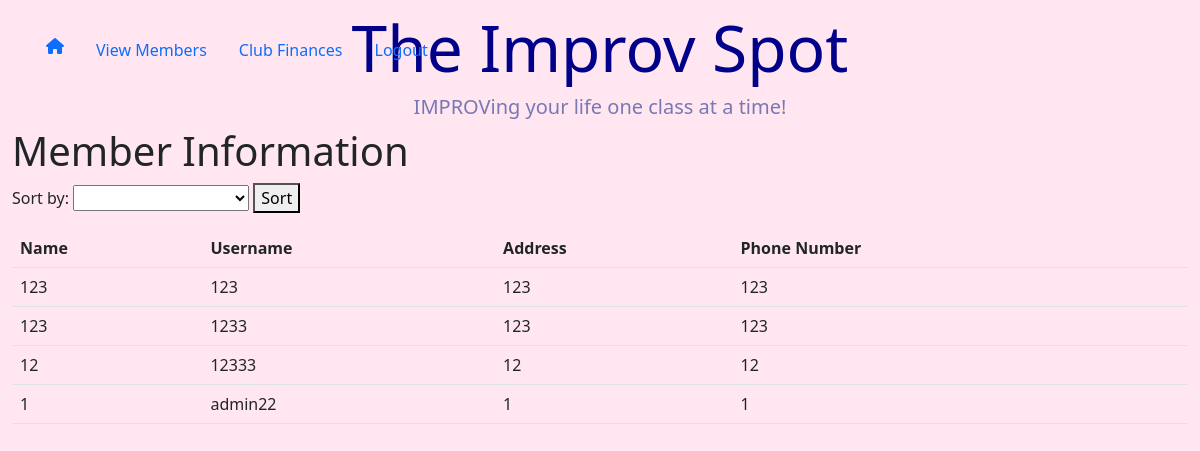
/test, run on an earlier commit of the app's database.
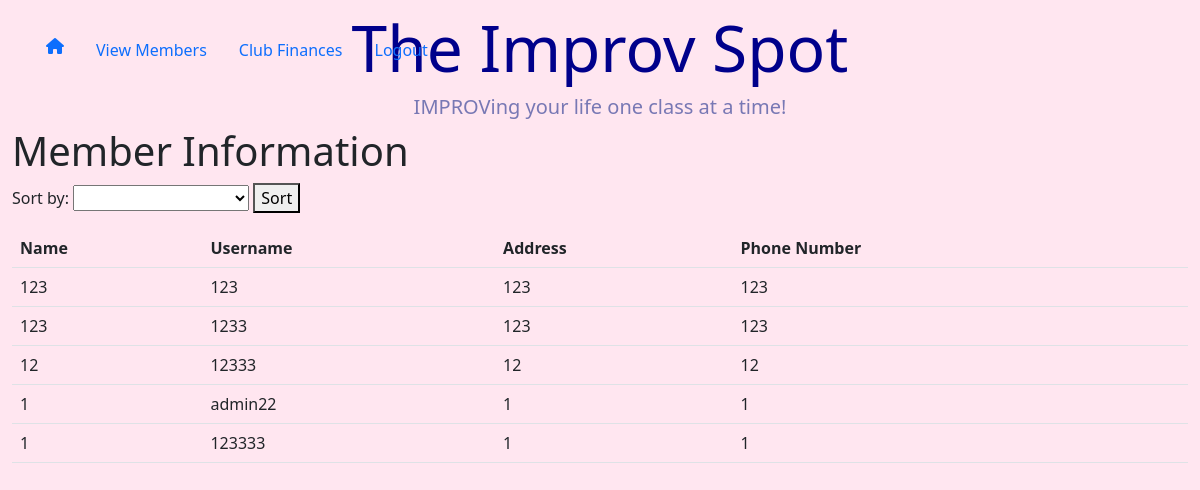
And on a later commit of the database.
### app.py (models this page shows, shortened)
class User(db.Model):
    id = db.Column(db.Integer, primary_key=True, autoincrement=True)
    username = db.Column(db.String(30), unique=True, nullable=False)
    hash = db.Column(db.String, nullable=False)
    name = db.Column(db.String(50), nullable=False)
    phone_number = db.Column(db.String)
    address = db.Column(db.String)
    total_payments = db.Column(db.Integer)
    current_payment = db.Column(db.Integer) # how much the user currently pays for a class
    weekly_status = db.Column(db.JSON)  # Storing a dictionary as JSON

### app.py (the view, shortened to what this page needs)
@app.route('/test', methods=['GET', 'POST'])
def pickSortFunction():
    return test3()

### app.py (called while the page is built)
def test3():
    users = db.session.query(User).all()
    usersAsList = []
    for user in users:
        usersAsList.append([user.name, user.username, user.phone_number, user.address])
    return render_template('test.html', users=usersAsList, sortCriteria="")

### templates/test.html (shortened to what this page needs)
{% extends "adminside.html" %}
{% block main %}
    <h1>Member Information</h1>
    <form method="POST">
        <label for="sort">Sort by:</label>
        <select id="sort" name="sort">
            <option value="ALL"> </option>
            <option value="ALL">ALL</option>
        </select>
        <button type="submit">Sort</button>
    </form>
    <table class="table">
        <tr>
            <th>Name</th>
            <th>Username</th>
            <th>Address</th>
            <th>Phone Number</th>
            <th>{{ sortCriteria }}</tr>
    {% for user in users %}
            <tr>
                <td>{{ user[0] }}</td>
                <td>{{ user[1] }}</td>
                <td>{{ user[2] }}</td>
                <td>{{ user[3] }}</td>
                <td>{{ user[4] }}</td>
            </tr>
    {% endfor %}
</table>
{% endblock %}

### templates/adminside.html (shortened to what this page needs)
<html>
    <head>
        <link href="https://cdn.jsdelivr.net/npm/bootstrap@5.0.2/dist/css/bootstrap.min.css" rel="stylesheet">
        <link href="/static/styles.css" rel="stylesheet">
    </head>
    <body>
        <header>
            <h1 class="display-3">The Improv Spot</h1>
            <h2 class="h5"> IMPROVing your life one class at a time!</h2>
            <ul class="nav justify-content-left">
                <li class="nav-item">
                <a class="nav-link active" href="/admin"><i class="fas fa-home"></i></a>
                <li class="nav-item">
                <a class="nav-link active" href="/test" tabindex="-1" aria-disabled="true">View Members</a>
                </li>
                </li>
                <li class="nav-item">
                <a class="nav-link active" href="/finance" tabindex="-1" aria-disabled="true">Club Finances</a>
                </li>
                <li class="nav-item">
                    <a class="nav-link" href="/logout">Logout</a>
                </li>
            </ul>
        </header>
        <main class="container-fluid">{% block main %}{% endblock %}</main>
    </body>
</html>

### static/styles.css (style rules this page uses)
body { background-color: #ffe6f0 }
header h1 { color: #00008B; margin-top: 10px; text-align: center; }
header h2 { text-align: center; color: #7878b4; }
.nav { position: fixed; top: 20px; left: 20px; padding: 10px; }

What changed in the data, as far as the page shows it:
added User: user "1", username "123333", hash "1", name "1"
